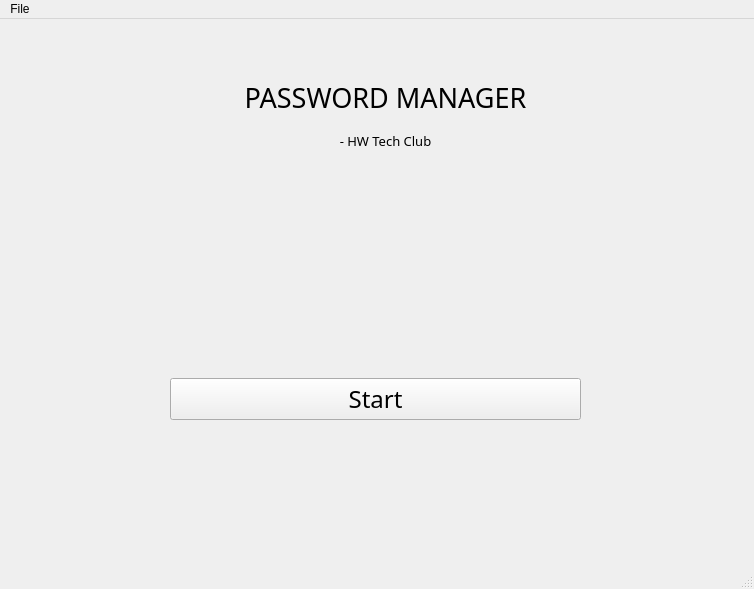
<?xml version="1.0" encoding="UTF-8"?>
<ui version="4.0">
 <class>PasswordManager</class>
 <widget class="QMainWindow" name="PasswordManager">
  <property name="geometry">
   <rect>
    <x>0</x>
    <y>0</y>
    <width>754</width>
    <height>589</height>
   </rect>
  </property>
  <property name="minimumSize">
   <size>
    <width>0</width>
    <height>0</height>
   </size>
  </property>
  <property name="windowTitle">
   <string>MainWindow</string>
  </property>
  <widget class="QWidget" name="centralwidget">
   <widget class="QWidget" name="gridLayoutWidget">
    <property name="geometry">
     <rect>
      <x>130</x>
      <y>60</y>
      <width>511</width>
      <height>80</height>
     </rect>
    </property>
    <layout class="QGridLayout" name="gridLayout">
     <item row="2" column="0">
      <widget class="QLabel" name="label1">
       <property name="minimumSize">
        <size>
         <width>0</width>
         <height>0</height>
        </size>
       </property>
       <property name="maximumSize">
        <size>
         <width>16777215</width>
         <height>16777215</height>
        </size>
       </property>
       <property name="font">
        <font>
         <family>Montserrat SemiBold</family>
         <pointsize>20</pointsize>
         <kerning>true</kerning>
        </font>
       </property>
       <property name="text">
        <string>PASSWORD MANAGER</string>
       </property>
       <property name="alignment">
        <set>Qt::AlignCenter</set>
       </property>
      </widget>
     </item>
     <item row="3" column="0">
      <widget class="QLabel" name="label2">
       <property name="minimumSize">
        <size>
         <width>0</width>
         <height>0</height>
        </size>
       </property>
       <property name="maximumSize">
        <size>
         <width>16777215</width>
         <height>16777215</height>
        </size>
       </property>
       <property name="font">
        <font>
         <family>Montserrat Medium</family>
         <pointsize>10</pointsize>
        </font>
       </property>
       <property name="text">
        <string>- HW Tech Club</string>
       </property>
       <property name="alignment">
        <set>Qt::AlignCenter</set>
       </property>
      </widget>
     </item>
    </layout>
   </widget>
   <widget class="QWidget" name="gridLayoutWidget_2">
    <property name="geometry">
     <rect>
      <x>170</x>
      <y>340</y>
      <width>411</width>
      <height>80</height>
     </rect>
    </property>
    <layout class="QGridLayout" name="gridLayout_2">
     <item row="0" column="0">
      <widget class="QPushButton" name="button1">
       <property name="minimumSize">
        <size>
         <width>0</width>
         <height>0</height>
        </size>
       </property>
       <property name="maximumSize">
        <size>
         <width>16777215</width>
         <height>16777215</height>
        </size>
       </property>
       <property name="font">
        <font>
         <family>Montserrat Medium</family>
         <pointsize>18</pointsize>
         <weight>50</weight>
         <bold>false</bold>
        </font>
       </property>
       <property name="text">
        <string>Start</string>
       </property>
      </widget>
     </item>
    </layout>
   </widget>
  </widget>
  <widget class="QMenuBar" name="menubar">
   <property name="geometry">
    <rect>
     <x>0</x>
     <y>0</y>
     <width>754</width>
     <height>21</height>
    </rect>
   </property>
   <widget class="QMenu" name="menuFile">
    <property name="title">
     <string>File</string>
    </property>
    <addaction name="actionEXIT"/>
   </widget>
   <addaction name="menuFile"/>
  </widget>
  <widget class="QStatusBar" name="statusbar"/>
  <action name="actionEXIT">
   <property name="text">
    <string>Exit</string>
   </property>
  </action>
 </widget>
 <resources/>
 <connections/>
</ui>
